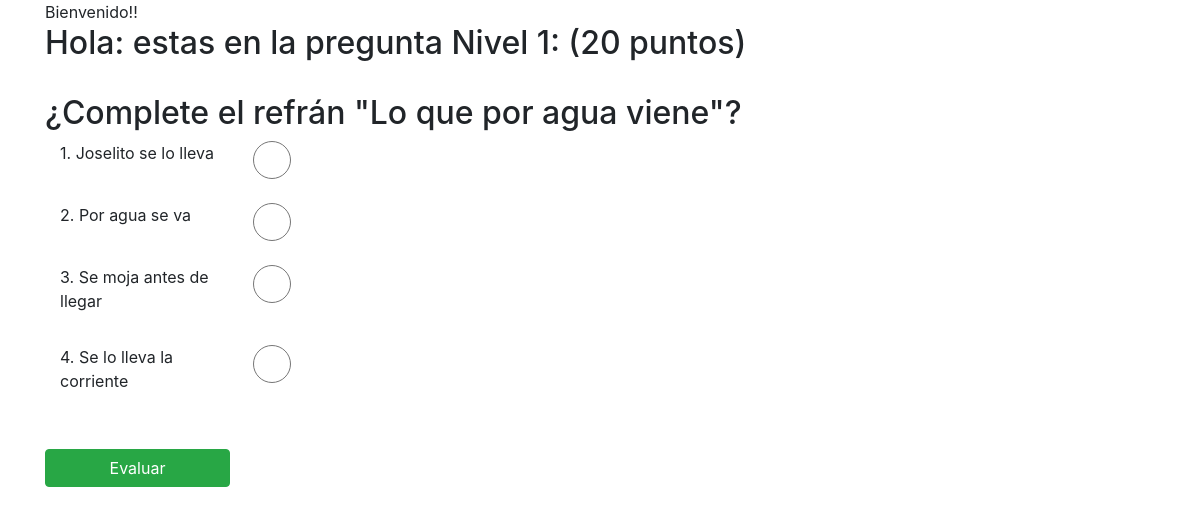
Screenshot of /sofka/vista/formnivel1.php with the database file from the repository.
### tables this page shows
CREATE TABLE `preguntas` (
  `idpregunta` int(11) NOT NULL,
  `pregunta` varchar(150) NOT NULL,
  `nivel` int(11) NOT NULL,
  `respuesta1` varchar(150) NOT NULL,
  `respuesta2` varchar(150) NOT NULL,
  `respuesta3` varchar(150) NOT NULL,
  `respuesta4` varchar(150) NOT NULL,
  `correcta` int(11) NOT NULL
);

### sofka/vista/formnivel1.php (the view, shortened to what this page needs)
<!DOCTYPE html>
<html>
<head>
	<link rel="stylesheet" type="text/css" href="estilos/estilos.css">
	<link rel="stylesheet" type="text/css" href="estilos/bootstrap-4.5.0-dist/css/bootstrap.min.css">
</head>
<body>
	<div class="container">
			<?php
			$participante=$_POST['nombre'];
			$nombre=$participante;
			include "../controlador/conexion.php";
			$consultanivel1="SELECT * FROM `preguntas` WHERE nivel= 1 order by rand() limit 1";
			$consultatotal=mysqli_query($conexion,$consultanivel1);
			if (!$consultatotal) {
				echo "No hay preguntas para mostrar";
			}else{
				echo "Bienvenido!! ".$participante;
			while ($row =mysqli_fetch_assoc($consultatotal)){?>
				<form action="../controlador/nivel1.php" method="post">
				<h2>Hola: <input type="hidden" name="participante" value="<?php echo $nombre;?>">estas en la pregunta Nivel 1: (20 puntos)</h2>
				<br>
				<h2 class="h2">¿<?php echo $row["pregunta"];?>?</h2>
					      <div class="col-md-3 row">
					      <label for="r1" class="col-md-10">1. <?php echo $row["respuesta1"];?></label>
					      <input type="radio" name="respuesta" class="form form-control col-md-2" id="r1" value="1">
					      </div>
					      <br>
					      <div class="col-md-3 row">
					      <label for="r2" class="col-md-10">2. <?php echo $row["respuesta2"];?></label><input type="radio" name="respuesta" class="form form-control col-md-2" id="r2" value="2">
				  	      </div>
				  	      <br>
				  	      <div class="col-md-3 row">
				  	      <label for="r3" class="col-md-10">3. <?php echo $row["respuesta3"];?></label><input type="radio" name="respuesta" class="form form-control col-md-2" id="r3" value="3">
				  	      </div>
				  	      <br>
				  	      <div class="col-md-3 row">
					      <label for="r1" class="col-md-10" for="r4">4. <?php echo $row["respuesta4"];?></label><input type="radio" name="respuesta" class="form form-control col-md-2" id="r4" value="4">
					     </div>
					     <br>
					      <?php };}?>
					      <br>
			<input type="submit" name="evaluar" value="Evaluar" class="btn btn-success col-md-2">
	</div>
</body>
</html>

### rows the page displays
preguntas: pregunta "Complete el refrán \"Lo que por agua viene\"", respuesta1 "Joselito se lo lleva", respuesta2 "Por agua se va", respuesta3 "Se moja antes de llegar", respuesta4 "Se lo lleva la corriente"
